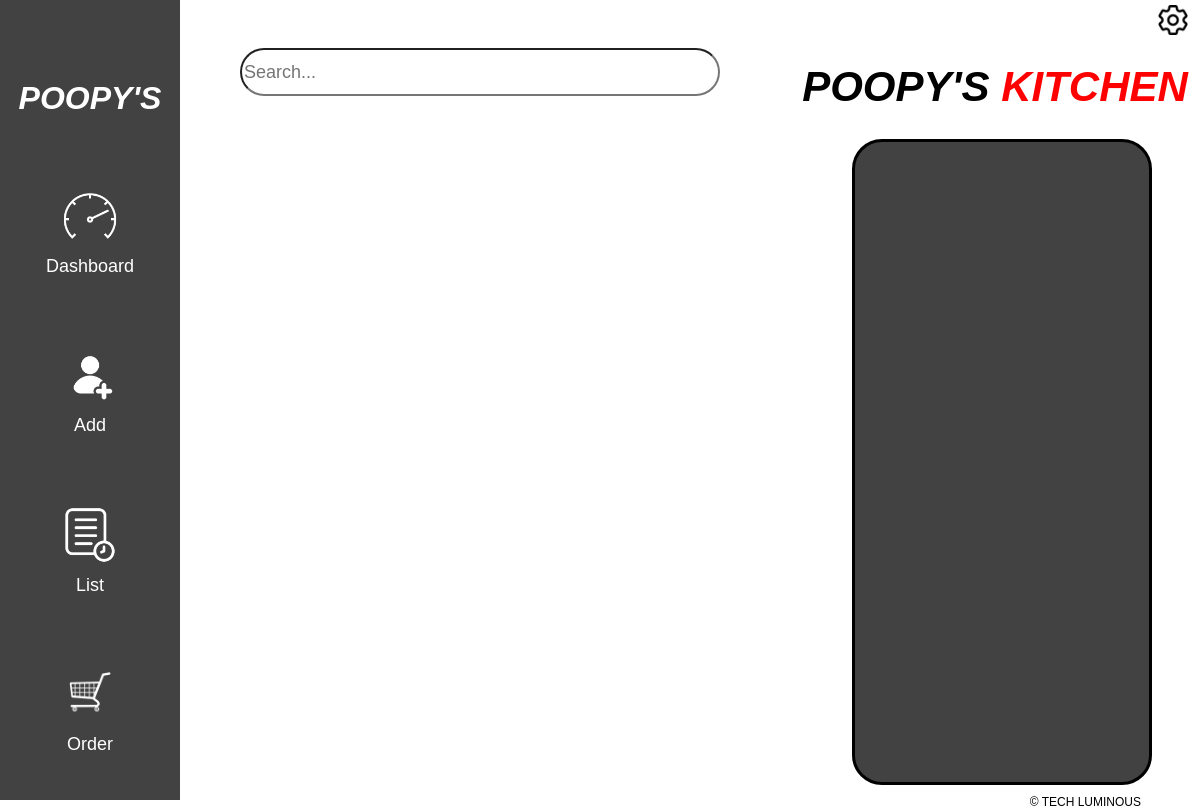
The page /dashboard/ on the database as committed earlier.
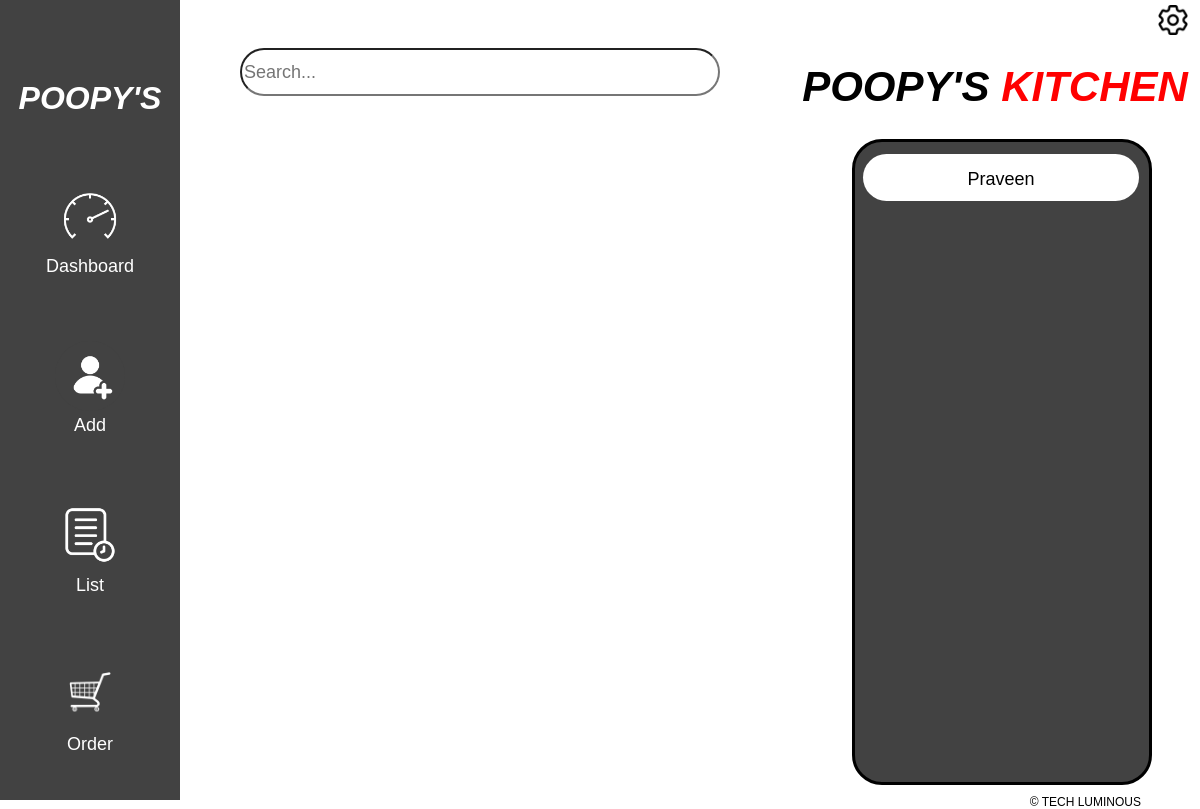
The same page on the database as committed later.
### app/models.py (models this page shows, shortened)
class customer_data(models.Model):
    userID = models.CharField(max_length=6,unique=True,null=False)
    name = models.CharField(max_length=25,null=False)
    location = models.TextField(null=True)
    mobileNumber = models.CharField(null=False,max_length=15)
    email = models.EmailField(null=True)
    startDate = models.DateField(null=False)
    totalDays = models.IntegerField(null=False)
    exp_date = models.DateField(null=False)
    givenMoney = models.FloatField(null=False,default=0.0)
    totalMoney = models.FloatField(null=False,default=0.0)
    breakFast = models.BooleanField(default=False)
    lunch = models.BooleanField(default=False)
    dinner = models.BooleanField(default=False)
    ed_breakFast = models.BooleanField(default=False)
    ed_lunch = models.BooleanField(default=False)
    ed_dinner = models.BooleanField(default=False)

### app/views.py (the view)
def dashboard_view(request):
    current_date = datetime.now().date()
    expDate = current_date+timedelta(days=2)
    exp_persons = customer_data.objects.filter(exp_date = expDate)
    return render(request,'dashboard.html',{'exp_persons':exp_persons})

### app/templates/dashboard.html (shortened to what this page needs)
{% load static %}
<!DOCTYPE html>
<html>
    <head>
        <link rel="stylesheet" href="{% static 'css/dashboard.css' %}">
    </head>
    <body>
        <div class="container" id="container_div">
            <div class="menu_div">
                <div class="hd_div">
                    <h1 class="heading_1">POOPY'S</h1>
                </div>
                <div class="dash_logo">
                    <a>
                        <img src="{% static 'img/dash.png' %}" class="dash_img">
                    </a>
                        <p>Dashboard</p>
                </div>
                <div class="dash_logo">
                    <a href="{% url 'main_app:add_customer' %}">
                        <img src="{% static 'img/user.png' %}" class="dash_img">
                    </a>
                        <p>Add</p>
                </div>
                <div class="dash_logo">
                    <a href="{% url 'main_app:list' %}">
                        <img src="{% static 'img/list.png' %}" class="dash_img">
                    </a>
                    <p>List</p>
                </div>
                <div class="dash_logo">
                    <img src="{% static 'img/order.png' %}" class="dash_img">
                    <p>Order</p>
                </div>
            </div>
            <div class="search_div">
                <div class="search_bar_div">
                    <input type="search" placeholder="Search..." name="search" id="search_input" >
                </div>
                <div class="search_result_div" id="search_result_div_id">
                </div>
            </div>
            <div class="exp_div">
                <div class="setting_img">
                    <img src="{% static 'img/setting.png' %}" onclick="setMainWindoeBlur()">
                </div>
                <div class="heading">
                    <h1 class="main_heading">POOPY'S <span class="red-text">KITCHEN</span></h1>
                </div>
                <div class="exp_box">
                    <div class="exp_display_box">
                        {% for person in exp_persons %}
                        <a href="http://127.0.0.1:8000/detail-edit/{{person.userID}}/" style="text-decoration: none;">
                            <div class="exp">
                                <p>{{person.name}}</p>
                            </div>
                        </a>
                        {% endfor %}
                    </div>
                </div>
                <div class="branding">
                    <p>© TECH LUMINOUS</p>
                </div>
            </div>
        </div>
    </body>
</html>

Rows that differ between the two databases and show on the page:
added customer_data: name "Praveen"
